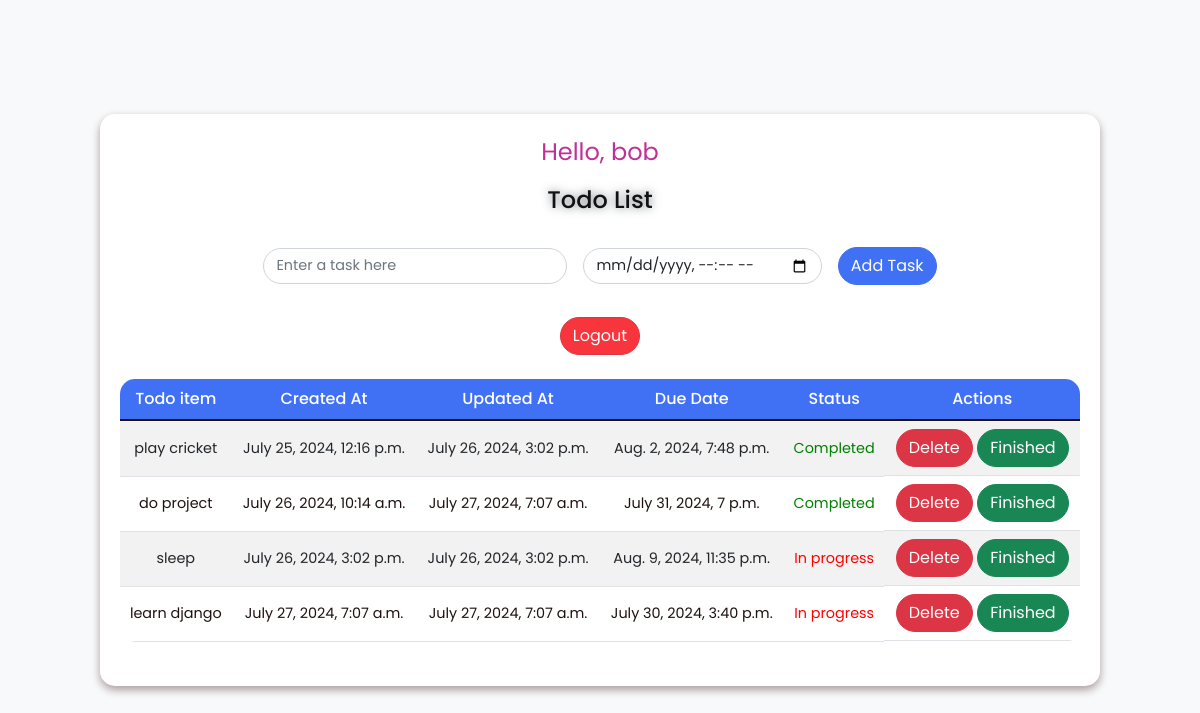
Screenshot of / (signed in) with the database file from the repository.
### todoapp/models.py (models this page shows, shortened)
class todo(models.Model):
    user = models.ForeignKey(User, on_delete=models.CASCADE)
    todo_name = models.CharField(max_length=1000)
    created_at = models.DateTimeField(auto_now_add=True)
    updated_at = models.DateTimeField(auto_now=True)
    due_date = models.DateTimeField(null=True, blank=True)
    status = models.BooleanField(default=False)

### todoapp/views.py (the view, shortened to what this page needs)
# urls.py: path('', views.home, name='home-page'),
@login_required
@login_required
def home(request):
    all_todos = todo.objects.filter(user=request.user)
    context = {
        'todos': all_todos
    }
    return render(request, 'todoapp/todo.html', context)

### todoapp/templates/todoapp/todo.html (shortened to what this page needs)
<!DOCTYPE html>
<html lang="en">
<head>
  <link rel="stylesheet" href="https://cdn.jsdelivr.net/npm/bootstrap@5.1.3/dist/css/bootstrap.min.css">
</head>
<body>
  <div class="container">
    <div class="greeting">Hello, {% if user.is_authenticated %}{{ user.username }}{% endif %}</div>
    <h4 class="text-center my-3 pb-3">Todo List</h4>
    <form method="POST" class="row row-cols-lg-auto g-3 justify-content-center align-items-center mb-4 pb-2">
      <div class="col-12">
        <div class="form-outline">
          <input type="text" id="form1" class="form-control" name="task" placeholder="Enter a task here" />
        </div>
      </div>
      <div class="col-12">
        <div class="form-outline">
          <input type="datetime-local" id="form2" class="form-control" name="due_date" placeholder="Enter due date" />
        </div>
      </div>
      <div class="col-12">
        <button type="submit" class="btn btn-primary">Add Task</button>
      </div>
    </form>
    <div class="text-center mb-4">
      <button type="button" class="btn btn-danger btn-custom" data-bs-toggle="modal" data-bs-target="#logoutModal">Logout</button>
    </div>
    <table class="table table-striped table-hover mb-4">
      <thead>
        <tr>
          <th scope="col">Todo item</th>
          <th scope="col">Created At</th>
          <th scope="col">Updated At</th>
          <th scope="col">Due Date</th>
          <th scope="col">Status</th>
          <th scope="col">Actions</th>
        </tr>
      </thead>
      <tbody>
        {% for i in todos %}
          <tr>
            <td>{{ i.todo_name }}</td>
            <td>{{ i.created_at }}</td>
            <td>{{ i.updated_at }}</td>
            <td>{{ i.due_date }}</td>
            {% if i.status %}
              <td style="color: green;">Completed</td>
            {% else %}
              <td style="color: red;">In progress</td>
            {% endif %}
            <td>
              <a href="{% url 'delete' i.todo_name %}">
                <button type="button" class="btn btn-danger">Delete</button>
              </a>
              <a href="{% url 'update' i.todo_name %}">
                <button type="button" class="btn btn-success ms-1">Finished</button>
              </a>
            </td>
          </tr>
        {% endfor %}
      </tbody>
    </table>
  </div>
</body>
</html>

### todoapp/templates/todoapp/todo.html (style rules this page uses)
body { background-color: #f8f9fa; font-family: 'Poppins', sans-serif; display: flex; justify-content: center; align-items: center; min-height: 100vh; font-size: 0.9rem; }
.container { max-width: 1000px; width: 100%; padding: 20px; border-radius: 15px; background: #fff; box-shadow: 0 4px 8px rgba(43, 3, 3, 0.374); margin: 20px; }
.greeting { font-size: 1.5rem; margin-bottom: 1rem; color: #b60b85d9; text-align: center; }
h4 { font-size: 1.5rem; color: #121212; font-weight: 500; text-shadow: 0 0 10px #6c757d; text-align: center; margin-bottom: 20px; }
.table { background-color: white; color:rgb(31, 17, 17); font-size: 1rem; border-radius: 15px; overflow: hidden; }
.table th, .table td { text-align: center; vertical-align: middle; padding: 8px; }
.table th { background-color: #4070f4; color: white; font-size: 1rem; font-weight: 500; }
.table td { border-bottom: 1px solid #dee2e6; font-size: 0.9rem; }
.table td:last-child { display: flex; justify-content: center; gap: 0.5px; }
.form-control { border-radius: 25px; font-size: 0.9rem; }
.btn-custom { background-color: #f8353c; color: white; border-radius: 25px; }
.btn-primary { background-color: #4070f4; border-color: #4070f4; border-radius: 25px; }
.btn-danger, .btn-success { border-radius: 25px; }

### rows the page displays
todo: todo_name "play cricket", created_at "July 25, 2024, 12:16 p.m.", updated_at "July 26, 2024, 3:02 p.m.", due_date "Aug. 2, 2024, 7:48 p.m.", status "Completed"
todo: todo_name "do project", created_at "July 26, 2024, 10:14 a.m.", updated_at "July 27, 2024, 7:07 a.m.", due_date "July 31, 2024, 7 p.m.", status "Completed"
todo: todo_name "sleep", created_at "July 26, 2024, 3:02 p.m.", updated_at "July 26, 2024, 3:02 p.m.", due_date "Aug. 9, 2024, 11:35 p.m.", status "In progress"
todo: todo_name "learn django", created_at "July 27, 2024, 7:07 a.m.", updated_at "July 27, 2024, 7:07 a.m.", due_date "July 30, 2024, 3:40 p.m.", status "In progress"

### other values shown
{{ user.username }} "bob"
